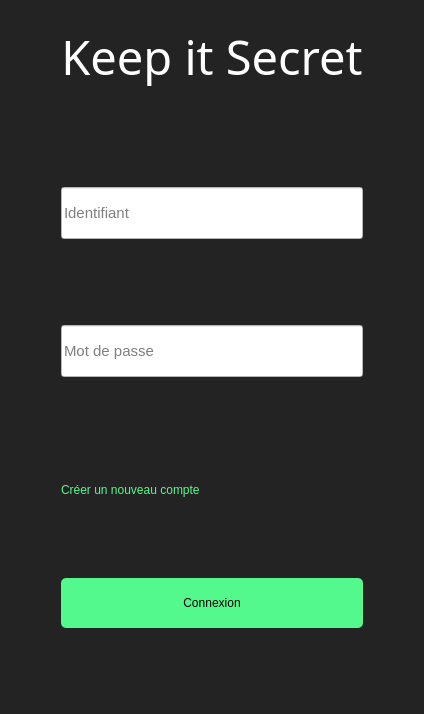
<?xml version="1.0" encoding="UTF-8"?>
<ui version="4.0">
 <class>MainWindow</class>
 <widget class="QMainWindow" name="MainWindow">
  <property name="geometry">
   <rect>
    <x>0</x>
    <y>0</y>
    <width>424</width>
    <height>714</height>
   </rect>
  </property>
  <property name="windowTitle">
   <string>MainWindow</string>
  </property>
  <property name="autoFillBackground">
   <bool>false</bool>
  </property>
  <property name="styleSheet">
   <string notr="true">background-color: rgb(35, 35, 35);
color: rgb(255, 255, 255);</string>
  </property>
  <widget class="QWidget" name="centralWidget">
   <property name="styleSheet">
    <string notr="true"/>
   </property>
   <layout class="QVBoxLayout" name="verticalLayout">
    <item>
     <layout class="QHBoxLayout" name="horizontalLayout">
      <item>
       <layout class="QVBoxLayout" name="verticalLayout_2">
        <item>
         <widget class="QLabel" name="label_title">
          <property name="sizePolicy">
           <sizepolicy hsizetype="Expanding" vsizetype="Preferred">
            <horstretch>0</horstretch>
            <verstretch>0</verstretch>
           </sizepolicy>
          </property>
          <property name="minimumSize">
           <size>
            <width>221</width>
            <height>51</height>
           </size>
          </property>
          <property name="font">
           <font>
            <family>Lobster 1.4</family>
            <pointsize>35</pointsize>
            <weight>50</weight>
            <bold>false</bold>
            <kerning>true</kerning>
           </font>
          </property>
          <property name="styleSheet">
           <string notr="true"/>
          </property>
          <property name="text">
           <string>Keep it Secret</string>
          </property>
          <property name="alignment">
           <set>Qt::AlignCenter</set>
          </property>
          <property name="wordWrap">
           <bool>false</bool>
          </property>
         </widget>
        </item>
        <item>
         <widget class="QLineEdit" name="lineEdit_login">
          <property name="sizePolicy">
           <sizepolicy hsizetype="Preferred" vsizetype="Preferred">
            <horstretch>0</horstretch>
            <verstretch>0</verstretch>
           </sizepolicy>
          </property>
          <property name="font">
           <font>
            <pointsize>11</pointsize>
           </font>
          </property>
          <property name="styleSheet">
           <string notr="true">color: rgb(0, 0, 0);
background-color: rgb(255, 255, 255);
margin-top: 80%;
height: 50px;
margin-left:50px;
margin-right:50px;</string>
          </property>
          <property name="placeholderText">
           <string>Identifiant</string>
          </property>
         </widget>
        </item>
        <item>
         <widget class="QLineEdit" name="lineEdit_password">
          <property name="sizePolicy">
           <sizepolicy hsizetype="Preferred" vsizetype="Preferred">
            <horstretch>0</horstretch>
            <verstretch>0</verstretch>
           </sizepolicy>
          </property>
          <property name="font">
           <font>
            <pointsize>11</pointsize>
            <kerning>true</kerning>
           </font>
          </property>
          <property name="mouseTracking">
           <bool>true</bool>
          </property>
          <property name="styleSheet">
           <string notr="true">color: rgb(0, 0, 0);
background-color: rgb(255, 255, 255);
height: 50px;
margin-top:80%;
margin-left:50px;
margin-right:50px;</string>
          </property>
          <property name="frame">
           <bool>true</bool>
          </property>
          <property name="placeholderText">
           <string>Mot de passe</string>
          </property>
         </widget>
        </item>
        <item>
         <widget class="QPushButton" name="pushButton_newAccount">
          <property name="sizePolicy">
           <sizepolicy hsizetype="Preferred" vsizetype="Preferred">
            <horstretch>0</horstretch>
            <verstretch>0</verstretch>
           </sizepolicy>
          </property>
          <property name="styleSheet">
           <string notr="true">background-color: none;
border-radius: 5px;
text-align: left;
color: rgb(84, 249, 141);
margin-top: 100%;
margin-left:50px;
margin-right:50px;</string>
          </property>
          <property name="text">
           <string>Créer un nouveau compte</string>
          </property>
          <property name="autoExclusive">
           <bool>false</bool>
          </property>
         </widget>
        </item>
        <item>
         <widget class="QPushButton" name="pushButton_submit">
          <property name="sizePolicy">
           <sizepolicy hsizetype="Preferred" vsizetype="Preferred">
            <horstretch>0</horstretch>
            <verstretch>0</verstretch>
           </sizepolicy>
          </property>
          <property name="sizeIncrement">
           <size>
            <width>0</width>
            <height>0</height>
           </size>
          </property>
          <property name="baseSize">
           <size>
            <width>0</width>
            <height>0</height>
           </size>
          </property>
          <property name="focusPolicy">
           <enum>Qt::StrongFocus</enum>
          </property>
          <property name="acceptDrops">
           <bool>false</bool>
          </property>
          <property name="autoFillBackground">
           <bool>false</bool>
          </property>
          <property name="styleSheet">
           <string notr="true">border-radius: 5px;
background-color: rgb(84, 249, 141);
margin-top: 75%;
height: 50px;
color: black;
margin-left:50px;
margin-right:50px;
margin-bottom:75%;</string>
          </property>
          <property name="text">
           <string>Connexion</string>
          </property>
          <property name="iconSize">
           <size>
            <width>16</width>
            <height>16</height>
           </size>
          </property>
          <property name="checkable">
           <bool>false</bool>
          </property>
          <property name="flat">
           <bool>false</bool>
          </property>
         </widget>
        </item>
       </layout>
      </item>
     </layout>
    </item>
   </layout>
  </widget>
 </widget>
 <layoutdefault spacing="6" margin="11"/>
 <tabstops>
  <tabstop>lineEdit_login</tabstop>
  <tabstop>lineEdit_password</tabstop>
  <tabstop>pushButton_submit</tabstop>
  <tabstop>pushButton_newAccount</tabstop>
 </tabstops>
 <resources/>
 <connections/>
</ui>
